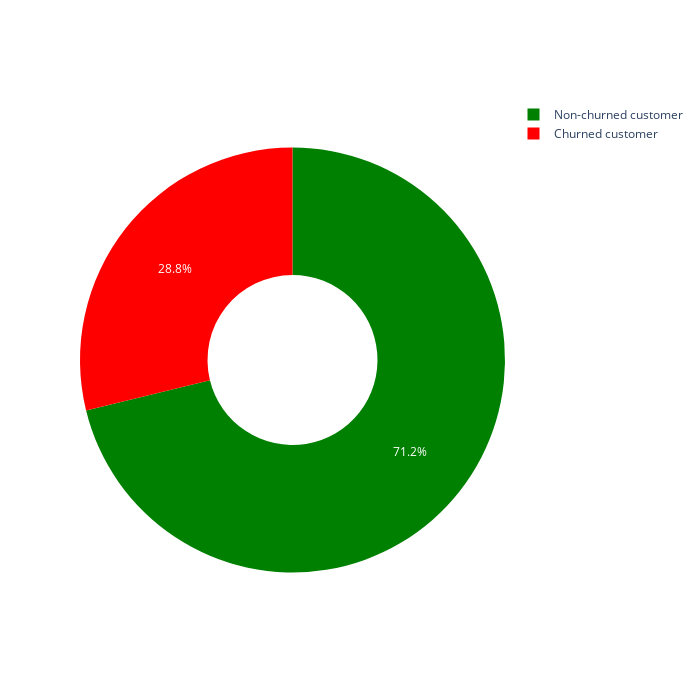

Write notebook code for a chart like this one.
### Code cell
import plotly.graph_objects as go
labels = df['Churn'].value_counts().rename(index={"No":"Non-churned customer", "Yes": "Churned customer"}).index 
values = df['Churn'].value_counts()
colors = ["green", "red"]
fig = go.Figure(data=[go.Pie(labels=labels, values=values, hole=.4,marker=dict(colors=colors))])
fig.update_layout(
    autosize=False,
    width=700,
    height=700
)
fig.show()

### Figure 1 — Plotly figure (JSON) as saved in the notebook; plotly's stock layout.template omitted (floating-point values rounded to 4 significant figures)
{"data": [{"hole": 0.4, "labels": ["Non-churned customer", "Churned customer"], "marker": {"colors": ["green", "red"]}, "type": "pie", "values": [36336, 14711]}], "layout": {"autosize": false, "height": 700, "width": 700}}
